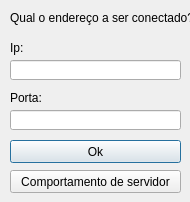
<?xml version="1.0" encoding="UTF-8"?>
<ui version="4.0">
 <class>ConnectionDialog</class>
 <widget class="QDialog" name="ConnectionDialog">
  <property name="geometry">
   <rect>
    <x>0</x>
    <y>0</y>
    <width>190</width>
    <height>202</height>
   </rect>
  </property>
  <property name="windowTitle">
   <string>Dialog</string>
  </property>
  <widget class="QLineEdit" name="ipLineEdit">
   <property name="geometry">
    <rect>
     <x>10</x>
     <y>60</y>
     <width>171</width>
     <height>20</height>
    </rect>
   </property>
  </widget>
  <widget class="QLineEdit" name="portLineEdit">
   <property name="geometry">
    <rect>
     <x>10</x>
     <y>110</y>
     <width>171</width>
     <height>20</height>
    </rect>
   </property>
  </widget>
  <widget class="QLabel" name="label">
   <property name="geometry">
    <rect>
     <x>10</x>
     <y>40</y>
     <width>211</width>
     <height>16</height>
    </rect>
   </property>
   <property name="text">
    <string>Ip:</string>
   </property>
  </widget>
  <widget class="QLabel" name="label_2">
   <property name="geometry">
    <rect>
     <x>10</x>
     <y>90</y>
     <width>241</width>
     <height>16</height>
    </rect>
   </property>
   <property name="text">
    <string>Porta:</string>
   </property>
  </widget>
  <widget class="QLabel" name="label_3">
   <property name="geometry">
    <rect>
     <x>10</x>
     <y>10</y>
     <width>191</width>
     <height>16</height>
    </rect>
   </property>
   <property name="text">
    <string>Qual o endereço a ser conectado?</string>
   </property>
  </widget>
  <widget class="QPushButton" name="okButton">
   <property name="geometry">
    <rect>
     <x>10</x>
     <y>140</y>
     <width>171</width>
     <height>23</height>
    </rect>
   </property>
   <property name="text">
    <string>Ok</string>
   </property>
  </widget>
  <widget class="QPushButton" name="serverButton">
   <property name="geometry">
    <rect>
     <x>10</x>
     <y>170</y>
     <width>171</width>
     <height>23</height>
    </rect>
   </property>
   <property name="text">
    <string>Comportamento de servidor</string>
   </property>
  </widget>
 </widget>
 <resources/>
 <connections/>
</ui>
